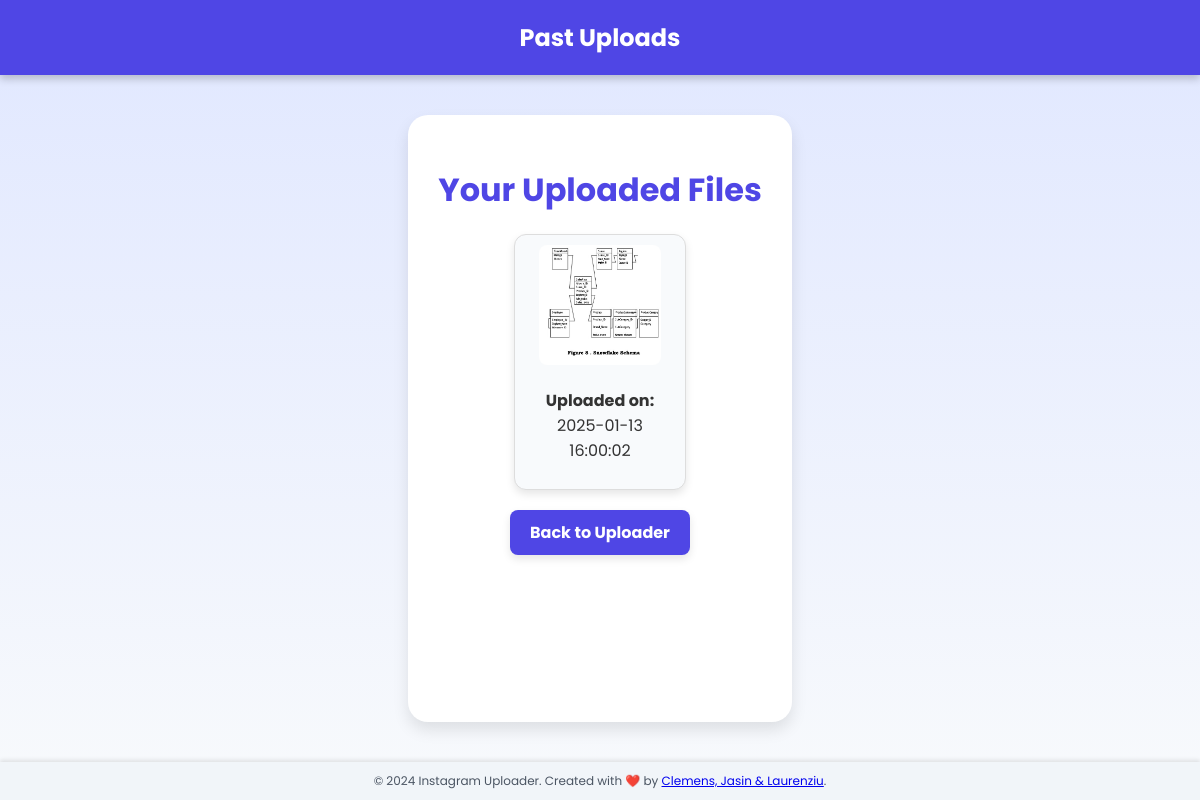
The page /past-uploads (signed in) on the database as committed earlier.
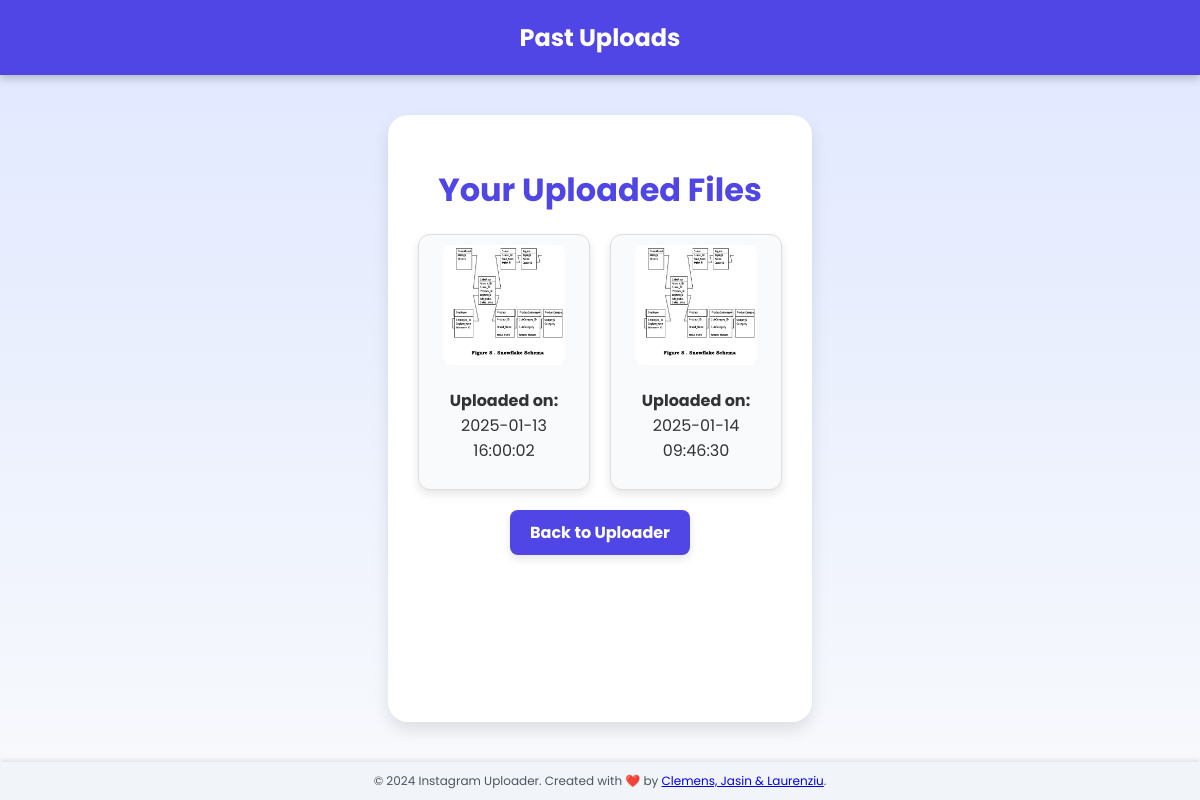
The same page on the database as committed later.
### tables this page shows
CREATE TABLE uploads (
        upload_id INTEGER PRIMARY KEY AUTOINCREMENT,
        user_id INTEGER NOT NULL,
        file_name TEXT NOT NULL,
        file_path TEXT NOT NULL,
        upload_date TIMESTAMP DEFAULT CURRENT_TIMESTAMP,
        FOREIGN KEY (user_id) REFERENCES users (user_id) ON DELETE CASCADE
    );

### app.py (the view)
@app.route('/past-uploads', methods=['GET'])
def past_uploads():
    global logged_in_user
    if not logged_in_user:
        return redirect(url_for('login'))
    try:
        uploads = get_uploads_by_user(logged_in_user['username'])
        upload_list = [{"file_name": row[0], "file_path": row[1], "upload_date": row[2]} for row in uploads]
        return render_template('past_uploads.html', uploads=upload_list)
    except Exception as e:
        return jsonify({"error": str(e)}), 500

### database/db_manager.py (called while the page is built)
def get_uploads_by_user(username):
    with sqlite3.connect(DB_PATH) as connection:
        cursor = connection.cursor()
        cursor.execute(
            """
            SELECT file_name, file_path, upload_date
            FROM uploads
            JOIN users ON uploads.user_id = users.user_id
            WHERE users.username = ?
            """,
            (username,)
        )
        return cursor.fetchall()

### templates/past_uploads.html (shortened to what this page needs)
<!DOCTYPE html>
<html lang="en">
<head>
</head>
<body>
<header>
    Past Uploads
</header>
<main>
    <h1>Your Uploaded Files</h1>
    {% if uploads %}
    <div class="uploads">
        {% for upload in uploads %}
        <div class="upload-item">
            {% if upload.file_name.endswith('.jpg') or upload.file_name.endswith('.jpeg') or upload.file_name.endswith('.png') or upload.file_name.endswith('.webp') %}
            <img src="{{ upload.file_path }}" alt="{{ upload.file_name }}">
            {% elif upload.file_name.endswith('.mp4') %}
            <video src="{{ upload.file_path }}" controls></video>
            {% endif %}
            <p><strong>Uploaded on:</strong> {{ upload.upload_date }}</p>
        </div>
        {% endfor %}
    </div>
    {% else %}
    <p>No uploads found.</p>
    {% endif %}
    <a href="/home" class="back-button">Back to Uploader</a>
</main>
<footer>
    &copy; 2024 Instagram Uploader. Created with ❤️ by <a href="#">Clemens, Jasin & Laurenziu</a>.
</footer>
</body>
</html>

### templates/past_uploads.html (style rules this page uses)
body { font-family: 'Poppins', sans-serif; margin: 0; padding: 0; background: linear-gradient(to bottom, #e0e7ff, #f8fafc); color: #333; display: flex; flex-direction: column; min-height: 100vh; }
header { background-color: #4f46e5; color: white; padding: 20px; text-align: center; font-size: 24px; font-weight: bold; box-shadow: 0 4px 8px rgba(0, 0, 0, 0.2); }
main { flex-grow: 1; margin: 40px auto; max-width: 800px; background: white; padding: 30px; border-radius: 20px; box-shadow: 0 8px 16px rgba(0, 0, 0, 0.1); text-align: center; }
h1 { font-size: 32px; margin-bottom: 20px; color: #4f46e5; }
.uploads { display: flex; flex-wrap: wrap; justify-content: center; gap: 20px; }
.upload-item { background: #f8fafc; border: 1px solid #ddd; border-radius: 12px; padding: 10px; width: 150px; text-align: center; box-shadow: 0 4px 8px rgba(0, 0, 0, 0.1); transition: transform 0.3s, box-shadow 0.3s; }
.upload-item img, .upload-item video { max-width: 100%; max-height: 120px; border-radius: 8px; }
.back-button { display: inline-block; margin-top: 20px; padding: 10px 20px; background-color: #4f46e5; color: white; text-decoration: none; font-size: 16px; font-weight: bold; border-radius: 8px; transition: background-color 0.3s, transform 0.3s; box-shadow: 0 4px 8px rgba(0, 0, 0, 0.1); }
footer { background-color: #f1f5f9; padding: 10px; text-align: center; font-size: 12px; color: #4b5563; margin-top: auto; box-shadow: 0 -2px 4px rgba(0, 0, 0, 0.1); }

Rows that differ between the two databases and show on the page:
added uploads: file_path (picture), upload_date "2025-01-14 09:46:30"
